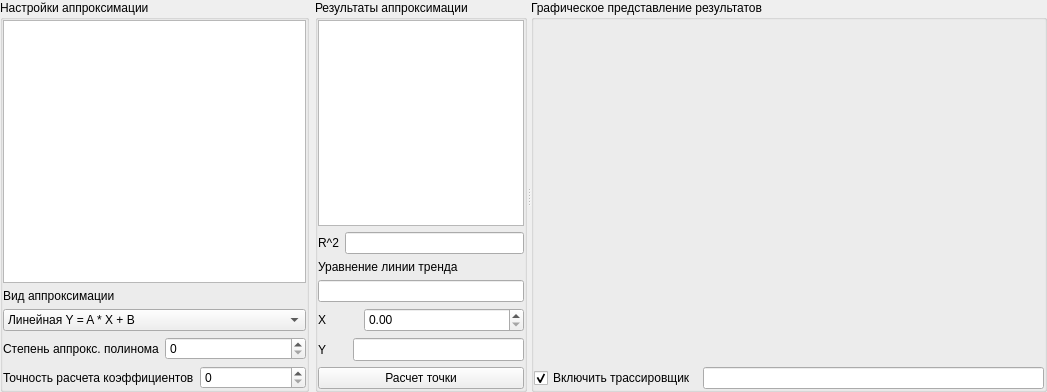
         <widget class="QSplitter" name="splitter_3">
          <property name="orientation">
           <enum>Qt::Horizontal</enum>
          </property>
          <widget class="QWidget" name="layoutWidget">
           <layout class="QHBoxLayout" name="horizontalLayout_23">
            <item>
             <widget class="QGroupBox" name="groupBox_20">
              <property name="minimumSize">
               <size>
                <width>309</width>
                <height>392</height>
               </size>
              </property>
              <property name="maximumSize">
               <size>
                <width>9999999</width>
                <height>9999999</height>
               </size>
              </property>
              <property name="title">
               <string>Настройки аппроксимации</string>
              </property>
              <layout class="QGridLayout" name="gridLayout_26">
               <property name="leftMargin">
                <number>0</number>
               </property>
               <property name="topMargin">
                <number>0</number>
               </property>
               <property name="rightMargin">
                <number>0</number>
               </property>
               <property name="bottomMargin">
                <number>0</number>
               </property>
               <item row="0" column="0">
                <layout class="QVBoxLayout" name="verticalLayout_5">
                 <item>
                  <widget class="QTableView" name="tableViewPointCoords">
                   <property name="minimumSize">
                    <size>
                     <width>283</width>
                     <height>231</height>
                    </size>
                   </property>
                   <property name="maximumSize">
                    <size>
                     <width>16777215</width>
                     <height>16777215</height>
                    </size>
                   </property>
                   <attribute name="horizontalHeaderDefaultSectionSize">
                    <number>130</number>
                   </attribute>
                  </widget>
                 </item>
                 <item>
                  <widget class="QLabel" name="label_3">
                   <property name="text">
                    <string>Вид аппроксимации</string>
                   </property>
                  </widget>
                 </item>
                 <item>
                  <widget class="QComboBox" name="comboBoxApproxType">
                   <item>
                    <property name="text">
                     <string>Линейная Y = A * X + B</string>
                    </property>
                   </item>
                   <item>
                    <property name="text">
                     <string>Гиперболическая Y = A / X + B</string>
                    </property>
                   </item>
                   <item>
                    <property name="text">
                     <string>Экспоненциальная Y = A * exp(B * X)</string>
                    </property>
                   </item>
                   <item>
                    <property name="text">
                     <string>Логарифмическая Y = A * ln(X) + B</string>
                    </property>
                   </item>
                   <item>
                    <property name="text">
                     <string>Квадратичная Y = A * X^2 + B * X + C</string>
                    </property>
                   </item>
                   <item>
                    <property name="text">
                     <string>Полиномиальная Y = ΣAn * X^n</string>
                    </property>
                   </item>
                   <item>
                    <property name="text">
                     <string>Полиномом Лагранжа</string>
                    </property>
                   </item>
                   <item>
                    <property name="text">
                     <string>Кубическим сплайном</string>
                    </property>
                   </item>
                  </widget>
                 </item>
                 <item>
                  <layout class="QFormLayout" name="formLayout_16">
                   <item row="0" column="0">
                    <widget class="QLabel" name="label_22">
                     <property name="text">
                      <string>Степень аппрокс. полинома</string>
                     </property>
                    </widget>
                   </item>
                   <item row="0" column="1">
                    <widget class="QSpinBox" name="spinBoxPolynomDegreeApprox"/>
                   </item>
                  </layout>
                 </item>
                 <item>
                  <layout class="QFormLayout" name="formLayout_63">
                   <item row="0" column="0">
                    <widget class="QLabel" name="label_6">
                     <property name="text">
                      <string>Точность расчета коэффициентов</string>
                     </property>
                    </widget>
                   </item>
                   <item row="0" column="1">
                    <widget class="QSpinBox" name="spinBoxApproxCoefPrec"/>
                   </item>
                  </layout>
                 </item>
                </layout>
               </item>
              </layout>
             </widget>
            </item>
            <item>
             <widget class="QGroupBox" name="groupBox_15">
              <property name="minimumSize">
               <size>
                <width>212</width>
                <height>371</height>
               </size>
              </property>
              <property name="maximumSize">
               <size>
                <width>16777215</width>
                <height>16777215</height>
               </size>
              </property>
              <property name="title">
               <string>Результаты аппроксимации</string>
              </property>
              <layout class="QGridLayout" name="gridLayout_9">
               <property name="leftMargin">
                <number>0</number>
               </property>
               <property name="topMargin">
                <number>0</number>
               </property>
               <property name="rightMargin">
                <number>0</number>
               </property>
               <property name="bottomMargin">
                <number>0</number>
               </property>
               <item row="0" column="0">
                <layout class="QVBoxLayout" name="verticalLayout_2">
                 <item>
                  <widget class="QTableView" name="tableViewApproxCoefs">
                   <property name="sizePolicy">
                    <sizepolicy hsizetype="Expanding" vsizetype="MinimumExpanding">
                     <horstretch>0</horstretch>
                     <verstretch>0</verstretch>
                    </sizepolicy>
                   </property>
                   <property name="minimumSize">
                    <size>
                     <width>185</width>
                     <height>135</height>
                    </size>
                   </property>
                   <property name="maximumSize">
                    <size>
                     <width>16777215</width>
                     <height>16777215</height>
                    </size>
                   </property>
                   <attribute name="horizontalHeaderDefaultSectionSize">
                    <number>70</number>
                   </attribute>
                  </widget>
                 </item>
                 <item>
                  <layout class="QHBoxLayout" name="horizontalLayout_10">
                   <item>
                    <widget class="QLabel" name="label_91">
                     <property name="text">
                      <string>R^2</string>
                     </property>
                    </widget>
                   </item>
                   <item>
                    <widget class="QLineEdit" name="lineEditLineTrendR2"/>
                   </item>
                  </layout>
                 </item>
                 <item>
                  <widget class="QLabel" name="label_92">
                   <property name="text">
                    <string>Уравнение линии тренда</string>
                   </property>
                  </widget>
                 </item>
                 <item>
                  <widget class="QLineEdit" name="lineEditTrendLine"/>
                 </item>
                 <item>
                  <layout class="QHBoxLayout" name="horizontalLayout_11">
                   <item>
                    <widget class="QLabel" name="label_10">
                     <property name="text">
                      <string>X</string>
                     </property>
                    </widget>
                   </item>
                   <item>
                    <widget class="QDoubleSpinBox" name="doubleSpinBoxTrendLineX">
                     <property name="minimumSize">
                      <size>
                       <width>160</width>
                       <height>24</height>
                      </size>
                     </property>
                     <property name="maximumSize">
                      <size>
                       <width>16777215</width>
                       <height>24</height>
                      </size>
                     </property>
                    </widget>
                   </item>
                  </layout>
                 </item>
                 <item>
                  <layout class="QHBoxLayout" name="horizontalLayout_12">
                   <item>
                    <widget class="QLabel" name="label_13">
                     <property name="text">
                      <string>Y</string>
                     </property>
                    </widget>
                   </item>
                   <item>
                    <widget class="QLineEdit" name="lineEditYValue">
                     <property name="minimumSize">
                      <size>
                       <width>160</width>
                       <height>23</height>
                      </size>
                     </property>
                     <property name="maximumSize">
                      <size>
                       <width>171</width>
                       <height>23</height>
                      </size>
                     </property>
                    </widget>
                   </item>
                  </layout>
                 </item>
                 <item>
                  <widget class="QPushButton" name="pushButtonCalcApproxPoint">
                   <property name="text">
                    <string>Расчет точки</string>
                   </property>
                  </widget>
                 </item>
                </layout>
               </item>
              </layout>
             </widget>
            </item>
           </layout>
          </widget>
          <widget class="QGroupBox" name="groupBox_18">
           <property name="minimumSize">
            <size>
             <width>516</width>
             <height>391</height>
            </size>
           </property>
           <property name="title">
            <string>Графическое представление результатов</string>
           </property>
           <layout class="QGridLayout" name="gridLayout_23">
            <property name="leftMargin">
             <number>0</number>
            </property>
            <property name="topMargin">
             <number>0</number>
            </property>
            <property name="rightMargin">
             <number>0</number>
            </property>
            <property name="bottomMargin">
             <number>0</number>
            </property>
            <item row="0" column="0">
             <layout class="QGridLayout" name="gridLayout_22">
              <item row="0" column="0">
               <widget class="QCustomPlot" name="canvasApprox" native="true">
                <property name="minimumSize">
                 <size>
                  <width>491</width>
                  <height>326</height>
                 </size>
                </property>
               </widget>
              </item>
              <item row="1" column="0">
               <layout class="QHBoxLayout" name="horizontalLayout_45">
                <item>
                 <widget class="QCheckBox" name="checkBoxTracerOn">
                  <property name="text">
                   <string>Включить трассировщик</string>
                  </property>
                  <property name="checked">
                   <bool>true</bool>
                  </property>
                 </widget>
                </item>
                <item>
                 <widget class="QLineEdit" name="lineEditTracer"/>
                </item>
               </layout>
              </item>
             </layout>
            </item>
           </layout>
          </widget>
         </widget>
